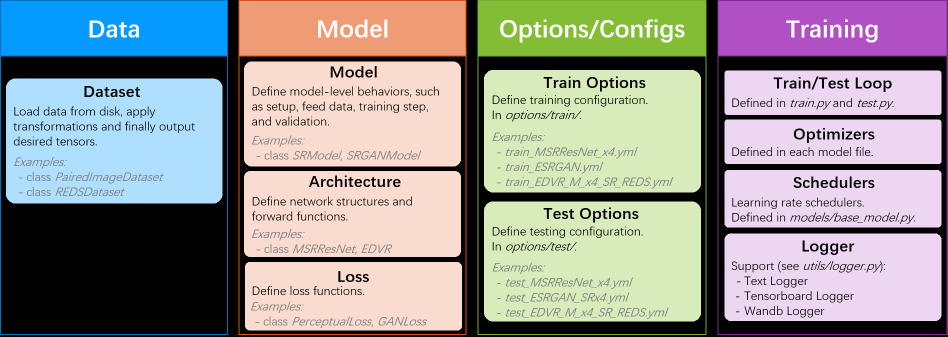
#> input picture assets/overall_structure.png, 1895 x 673 px (shown at 1/2 size)
$ python hue_brightness_sampler.py --input ../assets/overall_structure.png
#> lines starting #> are read from the running program, lines starting #| are printed output that depends on the picture; after the words box and inside, x2 and y2 are one past the last pixel; in counts of white or black regions, pixels touching at a corner belong together
#!/usr/bin/env python3
# -*- coding: utf-8 -*-
"""
色相-亮度采样脚本
===================
从图像中随机采样不同色相和亮度的点，生成 48 个色块（6 色相 × 8 亮度）。

采样策略：
- 色相：0-180 度分 6 区间（每 30 度），每区间随机选点
- 亮度：每色相区间内，按 V 通道从暗到亮分 8 档
- 约束：色块间不重叠（间距 >= gap），且距边界 >= margin

用法:
    # 单图模式
    python hue_brightness_sampler.py --input image.png --out ./out

    # 目录模式（批量处理）
    python hue_brightness_sampler.py --input ./image_dir --out ./out
"""

import os
import csv
import json
import copy
import re
import shutil
import argparse

import numpy as np
import cv2


# ==================== 基础工具函数 ====================

def box_range(cy, cx, size, anchor="floor"):
    """以 (cy, cx) 为中心计算 size x size 区域的坐标范围。"""
    if size % 2 == 1:
        up = left = size // 2
    else:
        up = left = size // 2 if anchor == "floor" else size // 2 - 1
    return cy - up, cy - up + size, cx - left, cx - left + size, up, left


def load_img(path):
    """加载图片为 float32 BGR 格式，值域 [0, 1]。"""
    img = cv2.imread(path, cv2.IMREAD_UNCHANGED)
    if img is None:
        raise FileNotFoundError(path)
    if img.ndim == 2:
        img = cv2.cvtColor(img, cv2.COLOR_GRAY2BGR)
    img = img[:, :, :3]
    if img.dtype == np.uint8:
        return img.astype(np.float32) / 255.0
    if img.dtype == np.uint16:
        denom = 1023.0 if img.max() <= 1023 else 65535.0
        return img.astype(np.float32) / denom
    return np.clip(img.astype(np.float32), 0.0, 1.0)


def luma(bgr, coef="709"):
    """计算 BT.709 或 BT.601 亮度。"""
    b, g, r = bgr[..., 0], bgr[..., 1], bgr[..., 2]
    if coef == "601":
        return 0.299 * r + 0.587 * g + 0.114 * b
    return 0.2126 * r + 0.7152 * g + 0.0722 * b


# ==================== 采样逻辑 ====================

def sample_by_hue_brightness(img_bgr, n_hue=6, n_bright=8, rng=None,
                              block_size=100, margin=50):
    """
    按色相和亮度采样。

    策略：
    - 色相：取图像实际 min/max hue，平均分为 n_hue 区间
    - 亮度：每个色相区间内取实际 min/max V，平均分为 n_bright 档位
    - 约束：色块不重叠（中心距离在 x 或 y 任一方向 >= block_size），边距 >= margin
    """
    if rng is None:
        rng = np.random.default_rng()

    H, W = img_bgr.shape[:2]
    img_uint8 = np.clip(img_bgr * 255, 0, 255).astype(np.uint8)
    img_hsv = cv2.cvtColor(img_uint8, cv2.COLOR_BGR2HSV)

    # 有效像素（饱和度 > 10，排除灰度）
    valid_mask = img_hsv[:, :, 1] > 10
    valid_ys, valid_xs = np.where(valid_mask)
    if len(valid_ys) == 0:
        print("[warn] 图像中没有有效彩色像素")
        return []

    hue_vals = img_hsv[valid_ys, valid_xs, 0]
    hue_min, hue_max = int(hue_vals.min()), int(hue_vals.max())
    print(f"[info] 图像色相范围: {hue_min} ~ {hue_max}")

    # 色相区间：按实际范围平均划分
    hue_edges = np.linspace(hue_min, hue_max, n_hue + 1).astype(int)
    hue_bins = [(hue_edges[i], hue_edges[i+1]) for i in range(n_hue)]

    samples = []
    placed = []

    def is_valid(y, x):
        half = block_size // 2
        # 边距：色块完整在图内
        if y - half < margin or y + half + (block_size % 2) > H - margin:
            return False
        if x - half < margin or x + half + (block_size % 2) > W - margin:
            return False
        # 不重叠：与所有已放置色块，x 和 y 方向都不能同时太近
        for py, px in placed:
            if abs(y - py) < block_size and abs(x - px) < block_size:
                return False
        return True

    for hi, (h_lo, h_hi) in enumerate(hue_bins):
        # 找出色相在此区间的像素
        mask = (img_hsv[:, :, 0] >= h_lo) & (img_hsv[:, :, 0] < h_hi) & (img_hsv[:, :, 1] > 10)
        ys, xs = np.where(mask)

        if len(ys) < n_bright:
            print(f"[warn] 色相区间 [{h_lo},{h_hi}) 像素不足 {n_bright}，实际 {len(ys)}")
            if len(ys) == 0:
                continue

        # 此区间内的亮度范围
        v_vals = img_hsv[ys, xs, 2]
        v_min, v_max = int(v_vals.min()), int(v_vals.max())

        # 亮度档位：按实际范围平均划分
        v_edges = np.linspace(v_min, v_max, n_bright + 1).astype(int)

        # 按亮度排序
        sorted_idx = np.argsort(v_vals)
        ys_sorted = ys[sorted_idx]
        xs_sorted = xs[sorted_idx]
        v_sorted = v_vals[sorted_idx]

        for bi in range(n_bright):
            v_lo, v_hi = v_edges[bi], v_edges[bi + 1]
            # 找亮度在此档位的像素
            in_bin = np.where((v_sorted >= v_lo) & (v_sorted < v_hi))[0]
            if len(in_bin) == 0:
                in_bin = np.where(v_sorted == v_lo)[0]
            if len(in_bin) == 0:
                print(f"[warn] 色相区间 [{h_lo},{h_hi}) 亮度档 [{v_lo},{v_hi}) 无像素，跳过")
                continue

            # 随机选一个满足约束的位置
            rng.shuffle(in_bin)
            picked = False
            for idx in in_bin:
                y, x = int(ys_sorted[idx]), int(xs_sorted[idx])
                if is_valid(y, x):
                    bgr_val = img_bgr[y, x]
                    v_val = int(img_hsv[y, x, 2])
                    placed.append((y, x))
                    samples.append({
                        "hue_bin": hi, "bright_bin": bi,
                        "hue_range": f"[{h_lo},{h_hi})",
                        "v_range": f"[{v_lo},{v_hi})",
                        "y": y, "x": x, "bgr": bgr_val, "v": v_val,
                    })
                    picked = True
                    break

            if not picked:
                print(f"[warn] 色相区间 [{h_lo},{h_hi}) 亮度档 {bi} 找不到满足约束的位置，跳过")

    return samples


# ==================== 主流程 ====================

def run(a):
    """处理单张图片的主流程。"""
    os.makedirs(a.out, exist_ok=True)
    S = a.size
    rng = np.random.default_rng(a.seed)

    # 1. 加载图像
    img = load_img(a.input)
#> in load_img, img is the input picture: shape (673, 1895, 4); mean B, G, R, A 147.8, 148.9, 149.4, 192.8

    # 2. Resize 到 4K (3840x2160)
    target_h, target_w = 2160, 3840
    orig_h, orig_w = img.shape[:2]
    if (orig_h, orig_w) != (target_h, target_w):
        print(f"[info] Resize {orig_w}x{orig_h} -> {target_w}x{target_h}")
        img = cv2.resize(img, (target_w, target_h), interpolation=cv2.INTER_AREA)

    H, W = img.shape[:2]

    # 3. 采样（带不重叠约束）
    samples = sample_by_hue_brightness(img, n_hue=a.hue_bins, n_bright=a.bright_bins,
                                       rng=rng, block_size=S, margin=a.margin)
    n_expected = a.hue_bins * a.bright_bins
    print(f"[info] 图像 {W}x{H}, 采样 {len(samples)}/{n_expected} 个色块")
    print(f"[info] 色块尺寸: {S}x{S}, 边距: {a.margin}px")

    # 4. 绘制色块
    img_out = np.clip(img * 255, 0, 255).astype(np.uint8).copy()
    Y = luma(img, a.coef) * 255.0

    ce_list = []
    rows_data = []

    for s in samples:
        y, x = s["y"], s["x"]
        bgr = s["bgr"]
        color = tuple(int(round(v * 255)) for v in np.clip(bgr, 0, 1))
        y_val = float(Y[y, x])

        # 绘制色块
        y0, y1, x0, x1, _, _ = box_range(y, x, S, a.anchor)

        if y0 < 0 or y1 > H or x0 < 0 or x1 > W:
            print(f"[warn] 色块 ({s['hue_bin']},{s['bright_bin']}) 超出边界，跳过")
            continue

        img_out[y0:y1, x0:x1] = color

        if a.outline:
            cv2.rectangle(img_out, (x0, y0), (x0 + S - 1, y0 + S - 1), (0, 0, 255), 1)

        if a.mark_center:
            cv2.drawMarker(img_out, (x, y), (0, 0, 255), cv2.MARKER_CROSS, 9, 1)

        ce_list.append(np.full((S, S, 3), color, np.uint8))
        rows_data.append(dict(
            row=s["hue_bin"],
            col=s["bright_bin"],
            cy=int(y), cx=int(x),
            box_y0=int(y0), box_x0=int(x0), box_y1=int(y1 - 1), box_x1=int(x1 - 1),
            Y=round(y_val, 2),
            R=color[2], G=color[1], B=color[0]
        ))

    # 5. 保存结果
    patch_png = os.path.join(a.out, "image_with_patches.png")
    cv2.imwrite(patch_png, img_out)

    # 一致性校验
    written = cv2.imread(patch_png, cv2.IMREAD_UNCHANGED)[:, :, :3]
    mismatch = 0
    for s in samples:
        y, x = s["y"], s["x"]
        if y < 0 or y >= H or x < 0 or x >= W:
            continue
        color = tuple(int(round(v * 255)) for v in np.clip(s["bgr"], 0, 1))
        got = tuple(int(v) for v in written[y, x])
        if got != color:
            mismatch += 1
    if mismatch:
        print(f"[warn] {mismatch} 个色块中心像素与记录不一致")
    else:
        print(f"[check] 色块中心像素校验完成")

    # 色卡
    if ce_list:
        cv2.imwrite(os.path.join(a.out, "colorchart.png"), np.hstack(ce_list))

    # CSV
    if rows_data:
        with open(os.path.join(a.out, "patches.csv"), "w", newline="", encoding="utf-8-sig") as f:
            w = csv.DictWriter(f, fieldnames=list(rows_data[0].keys()))
            w.writeheader()
            w.writerows(rows_data)

    # JSON
    with open(os.path.join(a.out, "patches.json"), "w", encoding="utf-8") as f:
        json.dump(dict(
            grid=dict(rows=a.hue_bins, cols=a.bright_bins),
            size=S,
            patches=rows_data
        ), f, indent=2, ensure_ascii=False)

    # 打印结果表格
    print(f"\n Row Col    Y   (R, G, B)      center")
    for r_data in rows_data:
        print(f" {r_data['row']:>2d}  {r_data['col']:>2d}  {r_data['Y']:>5.1f}  "
              f"({r_data['R']:>3},{r_data['G']:>3},{r_data['B']:>3})  "
              f"({r_data['cx']:>5},{r_data['cy']:>5})")

    print(f"\n[done] -> {a.out}")
    return rows_data


# ==================== 批量处理 ====================

IMAGE_EXTS = {'.png', '.jpg', '.jpeg', '.bmp', '.tif', '.tiff'}


def make_stem(idx, filename):
    """规范化图片名。"""
    base = os.path.splitext(os.path.basename(filename))[0]
    m = re.match(r"\D*(\d+)", base)
    num = m.group(1) if m else ""
    return f"{idx:03d}_{num}" if num else f"{idx:03d}"


def items_from_rows(rows_data, idx, image, a):
    """生成 dataset.json items。"""
    pid = f"{idx:03d}"
    items = []
    for r_data in rows_data:
        items.append({
            "image": image,
            "id": f"{pid}-R{r_data['row']}C{r_data['col']}",
            "type": "grid",
            "x": int(r_data["cx"]),
            "y": int(r_data["cy"]),
            "rgb": [int(r_data["R"]), int(r_data["G"]), int(r_data["B"])],
        })
    return items


def write_dataset(out_dir, items, a):
    """写出 dataset.json。"""
    dataset = {
        "version": 1,
        "name": a.dataset_name,
        "width": 3840,
        "height": 2160,
        "patch_size": a.size,
        "grid": {"rows": a.hue_bins, "cols": a.bright_bins},
        "items": items,
    }
    path = os.path.join(out_dir, a.dataset_json)
    with open(path, "w", encoding="utf-8") as f:
        json.dump(dataset, f, indent=2, ensure_ascii=False)
    return path


def main():
    p = argparse.ArgumentParser(
        description="色相-亮度采样：按色相区间和亮度档位随机采样生成色块")

    # 输入输出
    p.add_argument("--input", required=True, help="输入图片路径或目录")
    p.add_argument("--out", default="./out", help="输出根目录")

    # 采样参数
    p.add_argument("--hue-bins", type=int, default=6, help="色相区间数（默认 6，每区间 30 度）")
    p.add_argument("--bright-bins", type=int, default=8, help="每色相区间的亮度档位数（默认 8）")
    p.add_argument("--size", type=int, default=100, help="色块边长（默认 100）")
    p.add_argument("--anchor", default="floor", choices=["floor", "ceil"],
                   help="偶数尺寸时中心像素偏左上(floor)或右下(ceil)")
    p.add_argument("--seed", type=int, default=42, help="随机种子")
    p.add_argument("--margin", type=int, default=50, help="色块中心到图像边界的最小距离")

    # 其他参数
    p.add_argument("--coef", default="709", choices=["709", "601"], help="亮度权重")

    # 可视化选项
    p.add_argument("--outline", action="store_true", help="画红框")
    p.add_argument("--mark-center", action="store_true", help="中心画十字")

    # dataset.json 输出
    p.add_argument("--dataset-name", default="hue-brightness-samples", help="dataset.json 的 name 字段")
    p.add_argument("--dataset-json", default="dataset.json", help="dataset.json 文件名")

    args = p.parse_args()

    # 判断单图还是目录模式
    is_dir = os.path.isdir(args.input)

    if not is_dir:
        # 单图模式
        rows_data = run(args)
#| [info] Resize 1895x673 -> 3840x2160
#> in sample_by_hue_brightness, `valid_mask = img_hsv[:, :, 1] > 10`:
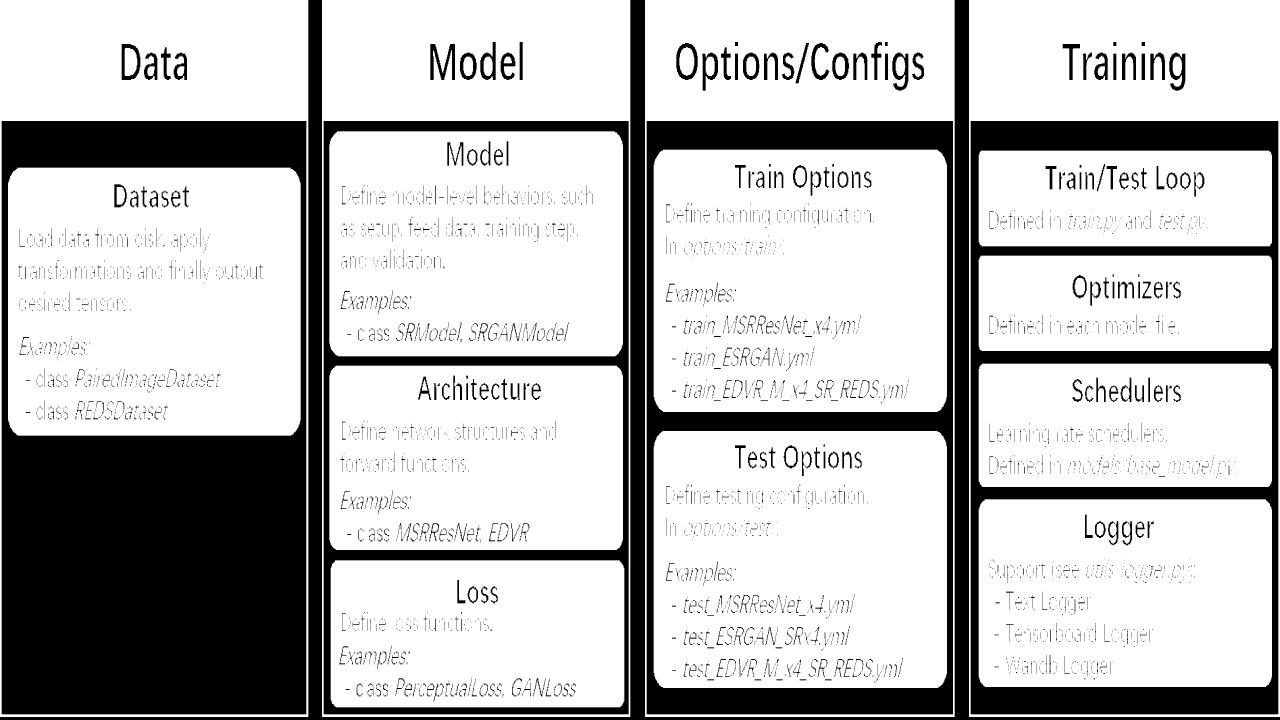
#> valid_mask: shape (2160, 3840) bool (shown at 1/3 size); 74% white; 4356 black regions (3326 under 20 px), largest, box (x1, y1, x2, y2) and area: (5, 363, 919, 2143) 923040, (2912, 363, 3835, 2143) 319267, (0, 0, 3840, 2160) 309888
#> in sample_by_hue_brightness, `hue_min, hue_max = int(hue_vals.min()), int(hue_vals.max())`: hue_min = 0; hue_max = 150
#| [info] 图像色相范围: 0 ~ 150
#> the loop in sample_by_hue_brightness, `for hi, (h_lo, h_hi) in enumerate(hue_bins):` made 6 passes
#> (v_min, v_max) on passes 1 to 6: (1, 255), (1, 250), (1, 239), (1, 143), (1, 255), (6, 250)
#> after the loop in sample_by_hue_brightness, `for hi, (h_lo, h_hi) in enumerate(hue_bins):`:
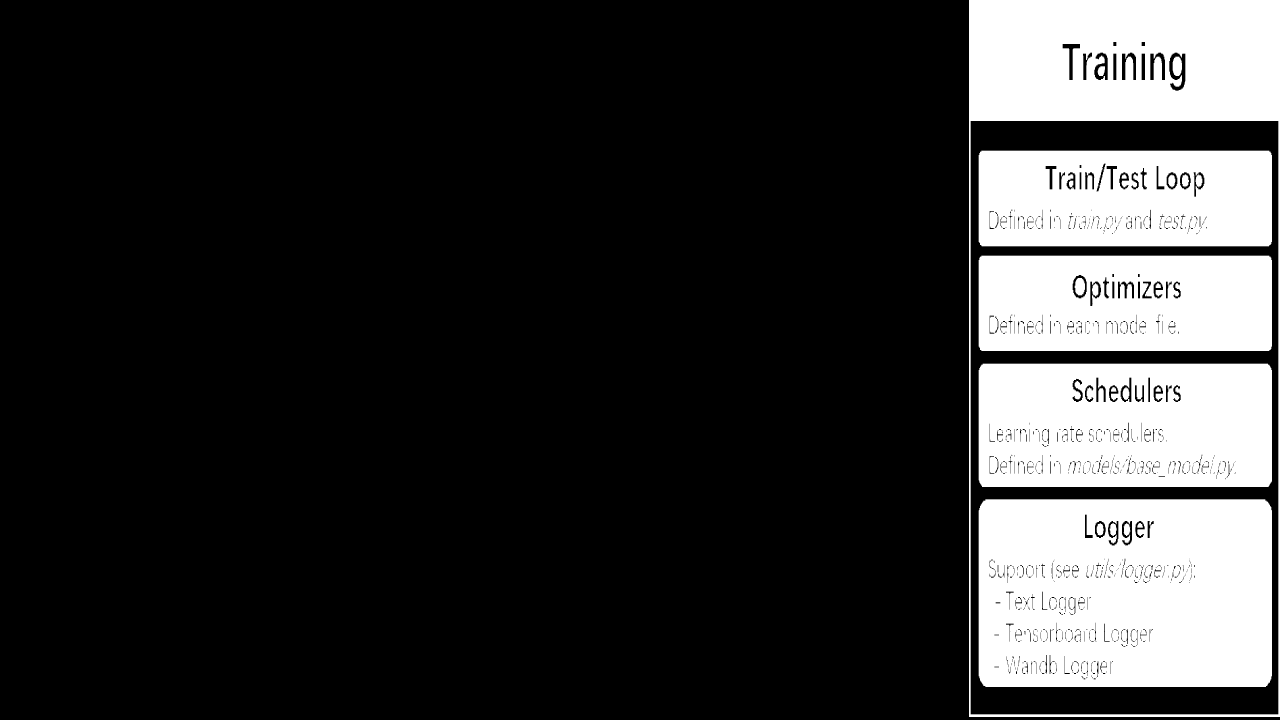
#> mask: shape (2160, 3840) bool (shown at 1/3 size); 19.7% white; 20 white regions, largest, box (x1, y1, x2, y2) and area: (2936, 1498, 3816, 2061) 480200, (2907, 0, 3840, 2151) 349984, (2936, 1091, 3816, 1461) 313065
#> after the loop in sample_by_hue_brightness, `for hi, (h_lo, h_hi) in enumerate(hue_bins):`: placed = 42 pairs, first value 138 to 2060, second value 128 to 3602; samples = 42 items
#| [info] 图像 3840x2160, 采样 42/48 个色块
#> in luma, `return 0.2126 * r + 0.7152 * g + 0.0722 * b`:
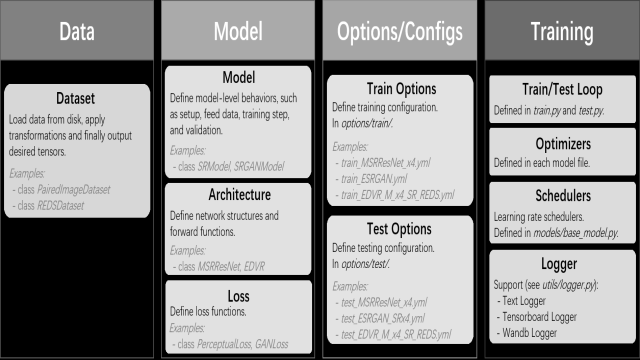
#> returned value: shape (2160, 3840) float32 (shown at 1/6 size); min 0, max 1, mean 0.584
#> the loop in run, `for s in samples:` made 42 passes
#> (y, x, bgr, color, y_val, y0, y1, x0) on passes 1 to 5: (606, 1060, [0.0663, 0.0711, 0.0805], (17, 18, 21), 18.55, 556, 656, 1010), (1312, 1505, [0.108, 0.116, 0.131], (28, 30, 33), 30.26, 1262, 1362, 1455), (514, 1868, [0.266, 0.282, 0.319], (68, 72, 81), 73.69, 464, 564, 1818), (449, 1519, [0.343, 0.365, 0.415], (88, 93, 106), 95.38, 399, 499, 1469), (739, 1890, [0.0605, 0.201, 0.525], (15, 51, 134), 66.25, 689, 789, 1840)
#> after the loop in run, `for s in samples:`:
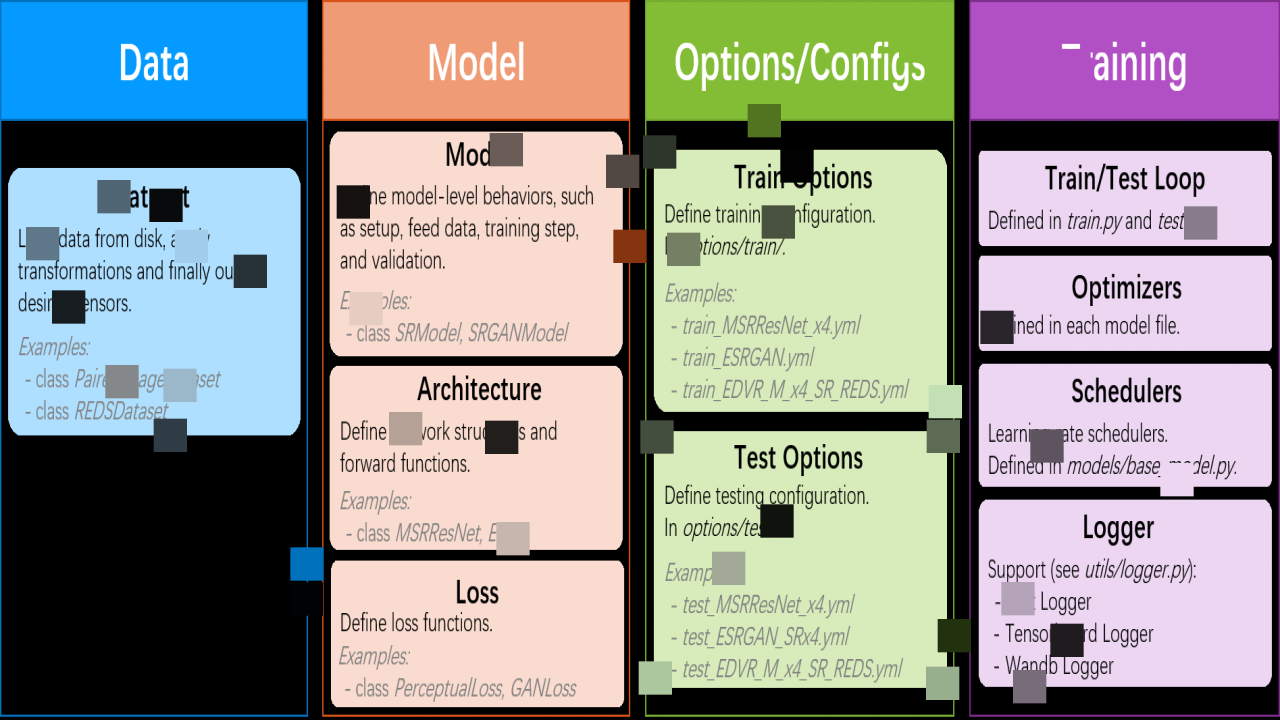
#> img_out: shape (2160, 3840, 3) (shown at 1/3 size); mean of channels 0, 1, 2 145.2, 146.3, 146.9; drawn as B, G, R
#> the loop in run, `for s in samples:` made 42 passes
#> (y, x, got) on passes 1 to 8: (606, 1060, (17, 18, 21)), (1312, 1505, (28, 30, 33)), (514, 1868, (68, 72, 81)), (449, 1519, (88, 93, 106)), (739, 1890, (15, 51, 134)), (1286, 1217, (151, 161, 182)), (1616, 1539, (174, 182, 199)), (926, 1098, (194, 205, 229))
#> the loop in run, `for r_data in rows_data:` made 42 passes
#|   0   0   18.6  ( 21, 18, 17)  ( 1060,  606)
#|   0   1   30.3  ( 33, 30, 28)  ( 1505, 1312)
#|   0   2   73.7  ( 81, 72, 68)  ( 1868,  514)
#|   0   3   95.4  (106, 93, 88)  ( 1519,  449)
#|   0   4   66.2  (134, 51, 15)  ( 1890,  739)
#> (further printed lines are left out)
        stem = make_stem(1, args.input)
        img_dir = os.path.join(args.out, "images")
        os.makedirs(img_dir, exist_ok=True)
        src = os.path.join(args.out, "image_with_patches.png")
        if os.path.exists(src):
            shutil.copy(src, os.path.join(img_dir, stem + ".png"))
        items = items_from_rows(rows_data, 1, f"images/{stem}.png", args)
#> the loop in items_from_rows, `for r_data in rows_data:` made 42 passes
        path = write_dataset(args.out, items, args)
        print(f"[out]  dataset.json -> {path}  ({len(items)} 条)")
#| [out]  dataset.json -> ./out/dataset.json  (42 条)
    else:
        # 目录模式
        files = sorted([f for f in os.listdir(args.input)
                        if os.path.splitext(f)[1].lower() in IMAGE_EXTS])

        if not files:
            raise SystemExit(f"[error] 目录中没有图片: {args.input}")

        print(f"[info] 找到 {len(files)} 张图片")

        # 创建输出目录
        img_dir = os.path.join(args.out, "images")
        os.makedirs(img_dir, exist_ok=True)

        success, failed, all_items = 0, [], []
        for i, name in enumerate(files, 1):
            print(f"\n{'='*60}")
            print(f"[{i}/{len(files)}] 处理: {name}")
            print(f"{'='*60}")

            sub_args = copy.copy(args)
            sub_args.input = os.path.join(args.input, name)
            sub_args.out = os.path.join(args.out, "_tmp_" + os.path.splitext(name)[0])

            try:
                rows_data = run(sub_args)

                stem = make_stem(i, name)
                tmp_img = os.path.join(sub_args.out, "image_with_patches.png")
                if os.path.exists(tmp_img):
                    shutil.copy(tmp_img, os.path.join(img_dir, stem + ".png"))
                    shutil.move(tmp_img, os.path.join(args.out, name))

                all_items += items_from_rows(rows_data, i, f"images/{stem}.png", args)
                shutil.rmtree(sub_args.out, ignore_errors=True)
                success += 1
            except Exception as e:
                print(f"[error] {name}: {e}")
                failed.append((name, str(e)))

        if all_items:
            ds_path = write_dataset(args.out, all_items, args)
        print(f"\n{'='*60}")
        print(f"[done] 完成 {success}/{len(files)} 张")
        print(f"[out]  images -> {img_dir}")
        if all_items:
            print(f"[out]  dataset.json -> {ds_path}  ({len(all_items)} 条)")
        if failed:
            print(f"[fail] {len(failed)} 张失败:")
            for name, err in failed:
                print(f"  {name}: {err}")
        print(f"{'='*60}")


if __name__ == "__main__":
    main()
